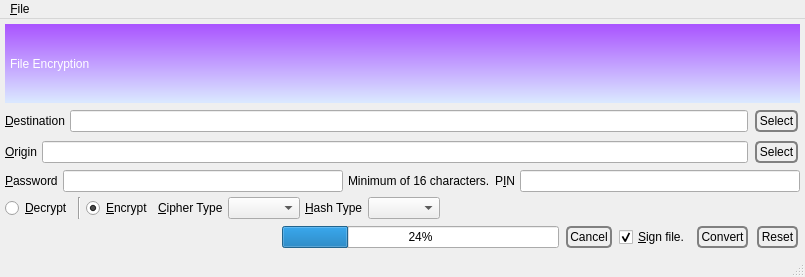
<?xml version="1.0" encoding="UTF-8"?>
<ui version="4.0">
 <class>spoton_encryptfile</class>
 <widget class="QMainWindow" name="spoton_encryptfile">
  <property name="geometry">
   <rect>
    <x>0</x>
    <y>0</y>
    <width>805</width>
    <height>277</height>
   </rect>
  </property>
  <property name="windowIcon">
   <iconset resource="../Icons/icons.qrc">
    <normaloff>:/Logo/goldbug.png</normaloff>:/Logo/goldbug.png</iconset>
  </property>
  <widget class="QWidget" name="centralwidget">
   <layout class="QVBoxLayout" name="verticalLayout_3">
    <property name="spacing">
     <number>5</number>
    </property>
    <property name="margin">
     <number>5</number>
    </property>
    <item>
     <widget class="QLabel" name="banderole_chat">
      <property name="minimumSize">
       <size>
        <width>0</width>
        <height>40</height>
       </size>
      </property>
      <property name="autoFillBackground">
       <bool>false</bool>
      </property>
      <property name="styleSheet">
       <string notr="true">background-color: qlineargradient(spread:reflect, x1:0.023, y1:0.988636, x2:0.028, y2:0.011, stop:0 rgba(218, 232, 255, 255), stop:1 rgba(170, 85, 255, 255));

color: rgb(255, 255, 255);


</string>
      </property>
      <property name="text">
       <string>File Encryption</string>
      </property>
      <property name="margin">
       <number>0</number>
      </property>
      <property name="indent">
       <number>5</number>
      </property>
     </widget>
    </item>
    <item>
     <layout class="QHBoxLayout" name="horizontalLayout_3">
      <item>
       <widget class="QLabel" name="label_8">
        <property name="text">
         <string>&amp;Destination</string>
        </property>
        <property name="buddy">
         <cstring>destination</cstring>
        </property>
       </widget>
      </item>
      <item>
       <widget class="QLineEdit" name="destination"/>
      </item>
      <item>
       <widget class="QPushButton" name="selectDestination">
        <property name="styleSheet">
         <string notr="true">QPushButton {
 border: 2px solid gray;
 background-color: qlineargradient(x1: 0, y1: 0, x2: 0, y2: 1,
                                   stop: 0 #E0E0E0, stop: 1 #FFFFFF);
 border-radius: 5px;
 margin: 2px;
 padding: 2px;
 }


QPushButton:hover { 
background-color: qlineargradient(x1: 0, y1: 0, x2: 0, y2: 1,
                                   stop: 0 rgb(254,229,172), stop: 1 #FFFFFF);
background-position: top center; } 


QPushButton:pressed {
     background-color: darkgrey;
     border-style: inset;
 }
</string>
        </property>
        <property name="text">
         <string>Select</string>
        </property>
       </widget>
      </item>
     </layout>
    </item>
    <item>
     <layout class="QHBoxLayout" name="horizontalLayout">
      <item>
       <widget class="QLabel" name="label">
        <property name="text">
         <string>&amp;Origin</string>
        </property>
        <property name="buddy">
         <cstring>file</cstring>
        </property>
       </widget>
      </item>
      <item>
       <widget class="QLineEdit" name="file"/>
      </item>
      <item>
       <widget class="QPushButton" name="select">
        <property name="styleSheet">
         <string notr="true">QPushButton {
 border: 2px solid gray;
 background-color: qlineargradient(x1: 0, y1: 0, x2: 0, y2: 1,
                                   stop: 0 #E0E0E0, stop: 1 #FFFFFF);
 border-radius: 5px;
 margin: 2px;
 padding: 2px;
 }


QPushButton:hover { 
background-color: qlineargradient(x1: 0, y1: 0, x2: 0, y2: 1,
                                   stop: 0 rgb(254,229,172), stop: 1 #FFFFFF);
background-position: top center; } 


QPushButton:pressed {
     background-color: darkgrey;
     border-style: inset;
 }
</string>
        </property>
        <property name="text">
         <string>Select</string>
        </property>
       </widget>
      </item>
     </layout>
    </item>
    <item>
     <layout class="QHBoxLayout" name="horizontalLayout_2">
      <item>
       <widget class="QLabel" name="label_2">
        <property name="text">
         <string>&amp;Password</string>
        </property>
        <property name="buddy">
         <cstring>password</cstring>
        </property>
       </widget>
      </item>
      <item>
       <widget class="QLineEdit" name="password"/>
      </item>
      <item>
       <widget class="QLabel" name="label_5">
        <property name="text">
         <string>Minimum of 16 characters.</string>
        </property>
       </widget>
      </item>
      <item>
       <widget class="QLabel" name="label_6">
        <property name="text">
         <string>P&amp;IN</string>
        </property>
        <property name="buddy">
         <cstring>pin</cstring>
        </property>
       </widget>
      </item>
      <item>
       <widget class="QLineEdit" name="pin"/>
      </item>
     </layout>
    </item>
    <item>
     <layout class="QHBoxLayout" name="horizontalLayout_5">
      <property name="spacing">
       <number>5</number>
      </property>
      <item>
       <widget class="QRadioButton" name="decrypt">
        <property name="text">
         <string>&amp;Decrypt</string>
        </property>
       </widget>
      </item>
      <item>
       <widget class="Line" name="line">
        <property name="orientation">
         <enum>Qt::Vertical</enum>
        </property>
       </widget>
      </item>
      <item>
       <widget class="QRadioButton" name="encrypt">
        <property name="text">
         <string>&amp;Encrypt</string>
        </property>
        <property name="checked">
         <bool>true</bool>
        </property>
       </widget>
      </item>
      <item>
       <widget class="QLabel" name="label_3">
        <property name="text">
         <string>&amp;Cipher Type</string>
        </property>
        <property name="buddy">
         <cstring>cipher</cstring>
        </property>
       </widget>
      </item>
      <item>
       <widget class="QComboBox" name="cipher">
        <property name="sizeAdjustPolicy">
         <enum>QComboBox::AdjustToContents</enum>
        </property>
       </widget>
      </item>
      <item>
       <widget class="QLabel" name="label_4">
        <property name="text">
         <string>&amp;Hash Type</string>
        </property>
        <property name="buddy">
         <cstring>hash</cstring>
        </property>
       </widget>
      </item>
      <item>
       <widget class="QComboBox" name="hash">
        <property name="sizeAdjustPolicy">
         <enum>QComboBox::AdjustToContents</enum>
        </property>
       </widget>
      </item>
      <item>
       <spacer name="horizontalSpacer_5">
        <property name="orientation">
         <enum>Qt::Horizontal</enum>
        </property>
        <property name="sizeHint" stdset="0">
         <size>
          <width>40</width>
          <height>20</height>
         </size>
        </property>
       </spacer>
      </item>
     </layout>
    </item>
    <item>
     <layout class="QHBoxLayout" name="horizontalLayout_6">
      <property name="spacing">
       <number>5</number>
      </property>
      <item>
       <spacer name="horizontalSpacer_6">
        <property name="orientation">
         <enum>Qt::Horizontal</enum>
        </property>
        <property name="sizeHint" stdset="0">
         <size>
          <width>40</width>
          <height>20</height>
         </size>
        </property>
       </spacer>
      </item>
      <item>
       <widget class="QProgressBar" name="progressBar">
        <property name="value">
         <number>24</number>
        </property>
       </widget>
      </item>
      <item>
       <widget class="QPushButton" name="cancel">
        <property name="styleSheet">
         <string notr="true">QPushButton {
 border: 2px solid gray;
 background-color: qlineargradient(x1: 0, y1: 0, x2: 0, y2: 1,
                                   stop: 0 #E0E0E0, stop: 1 #FFFFFF);
 border-radius: 5px;
 margin: 2px;
 padding: 2px;
 }


QPushButton:hover { 
background-color: qlineargradient(x1: 0, y1: 0, x2: 0, y2: 1,
                                   stop: 0 rgb(254,229,172), stop: 1 #FFFFFF);
background-position: top center; } 


QPushButton:pressed {
     background-color: darkgrey;
     border-style: inset;
 }
</string>
        </property>
        <property name="text">
         <string>Cancel</string>
        </property>
       </widget>
      </item>
      <item>
       <widget class="QCheckBox" name="sign">
        <property name="text">
         <string>&amp;Sign file.</string>
        </property>
        <property name="checked">
         <bool>true</bool>
        </property>
       </widget>
      </item>
      <item>
       <widget class="QPushButton" name="convert">
        <property name="styleSheet">
         <string notr="true">QPushButton {
 border: 2px solid gray;
 background-color: qlineargradient(x1: 0, y1: 0, x2: 0, y2: 1,
                                   stop: 0 #E0E0E0, stop: 1 #FFFFFF);
 border-radius: 5px;
 margin: 2px;
 padding: 2px;
 }


QPushButton:hover { 
background-color: qlineargradient(x1: 0, y1: 0, x2: 0, y2: 1,
                                   stop: 0 rgb(254,229,172), stop: 1 #FFFFFF);
background-position: top center; } 


QPushButton:pressed {
     background-color: darkgrey;
     border-style: inset;
 }
</string>
        </property>
        <property name="text">
         <string>Convert</string>
        </property>
       </widget>
      </item>
      <item>
       <widget class="QPushButton" name="reset">
        <property name="styleSheet">
         <string notr="true">QPushButton {
 border: 2px solid gray;
 background-color: qlineargradient(x1: 0, y1: 0, x2: 0, y2: 1,
                                   stop: 0 #E0E0E0, stop: 1 #FFFFFF);
 border-radius: 5px;
 margin: 2px;
 padding: 2px;
 }


QPushButton:hover { 
background-color: qlineargradient(x1: 0, y1: 0, x2: 0, y2: 1,
                                   stop: 0 rgb(254,229,172), stop: 1 #FFFFFF);
background-position: top center; } 


QPushButton:pressed {
     background-color: darkgrey;
     border-style: inset;
 }
</string>
        </property>
        <property name="text">
         <string>Reset</string>
        </property>
       </widget>
      </item>
     </layout>
    </item>
   </layout>
  </widget>
  <widget class="QMenuBar" name="menubar">
   <property name="geometry">
    <rect>
     <x>0</x>
     <y>0</y>
     <width>805</width>
     <height>25</height>
    </rect>
   </property>
   <widget class="QMenu" name="menu_File">
    <property name="title">
     <string>&amp;File</string>
    </property>
    <addaction name="action_Close"/>
   </widget>
   <addaction name="menu_File"/>
  </widget>
  <widget class="QStatusBar" name="statusbar"/>
  <action name="action_Close">
   <property name="text">
    <string>&amp;Close</string>
   </property>
  </action>
  <action name="action_Empty_Log">
   <property name="text">
    <string>&amp;Empty Log</string>
   </property>
  </action>
  <action name="actionEnable_Log">
   <property name="checkable">
    <bool>true</bool>
   </property>
   <property name="text">
    <string>E&amp;nable Log</string>
   </property>
  </action>
  <action name="action_Copy">
   <property name="text">
    <string>&amp;Copy</string>
   </property>
   <property name="shortcut">
    <string>Ctrl+C</string>
   </property>
  </action>
  <action name="action_Paste">
   <property name="text">
    <string>&amp;Paste</string>
   </property>
   <property name="shortcut">
    <string>Ctrl+V</string>
   </property>
  </action>
 </widget>
 <tabstops>
  <tabstop>destination</tabstop>
  <tabstop>selectDestination</tabstop>
  <tabstop>file</tabstop>
  <tabstop>select</tabstop>
  <tabstop>password</tabstop>
  <tabstop>pin</tabstop>
  <tabstop>decrypt</tabstop>
  <tabstop>encrypt</tabstop>
  <tabstop>cipher</tabstop>
  <tabstop>hash</tabstop>
  <tabstop>cancel</tabstop>
  <tabstop>sign</tabstop>
  <tabstop>convert</tabstop>
  <tabstop>reset</tabstop>
 </tabstops>
 <resources>
  <include location="../Icons/icons.qrc"/>
 </resources>
 <connections/>
</ui>
